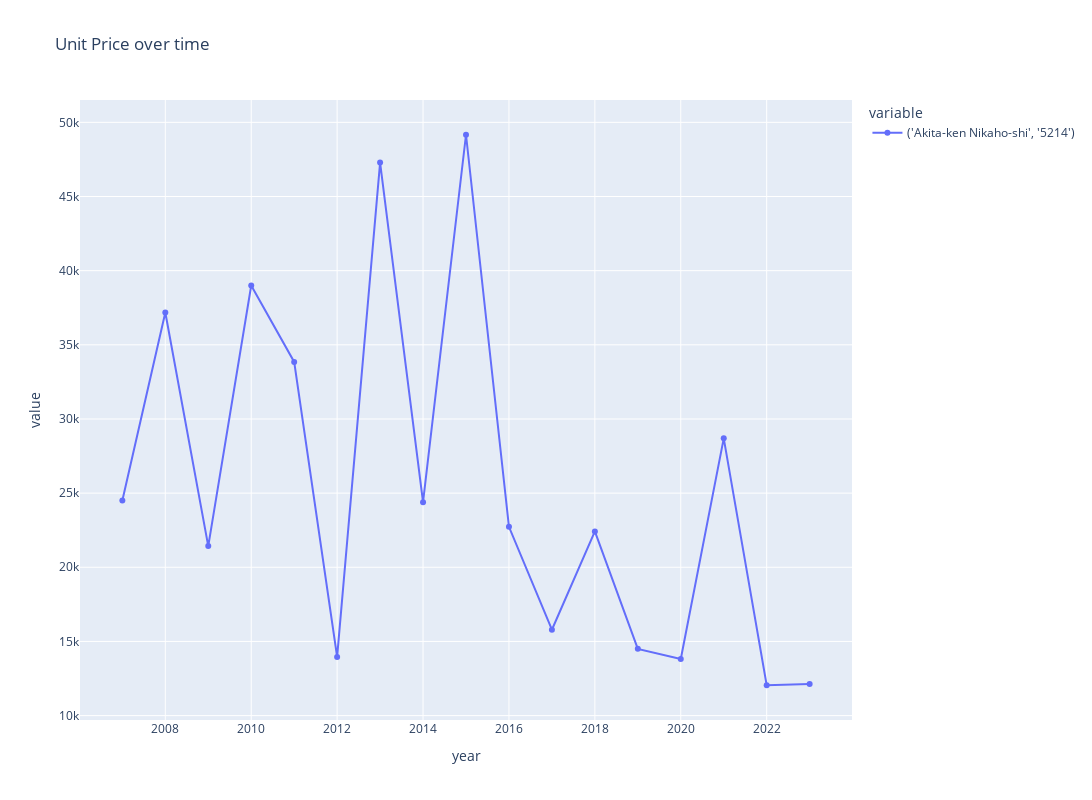

The notebook cell this image was saved under:
### Code cell
plot_time_series(
    area_df,
    metric,
    group_by_columns,
    granularity_columns,
    f"Unit Price over time",
    # visible="legendonly",
)

### Figure 1 — Plotly figure (JSON) as saved in the notebook; plotly's stock layout.template omitted (floating-point values rounded to 4 significant figures)
{"data": [{"hovertemplate": "variable=('Akita-ken Nikaho-shi', '5214')<br>year=%{x}<br>value=%{y}<extra></extra>", "legendgroup": "('Akita-ken Nikaho-shi', '5214')", "line": {"color": "#636efa", "dash": "solid"}, "marker": {"symbol": "circle"}, "mode": "lines+markers", "name": "('Akita-ken Nikaho-shi', '5214')", "orientation": "v", "showlegend": true, "type": "scatter", "x": [2007, 2008, 2009, 2010, 2011, 2012, 2013, 2014, 2015, 2016, 2017, 2018, 2019, 2020, 2021, 2022, 2023], "xaxis": "x", "y": [24500, 37180.0, 21430.0, 39000, 33850.0, 13950.0, 47290.0, 24390.0, 49160.0, 22730.0, 15790.0, 22420.0, 14500, 13820.0, 28700.0, 12050.0, 12130.0], "yaxis": "y"}], "layout": {"autosize": false, "height": 800, "hovermode": "closest", "legend": {"title": {"text": "variable"}, "tracegroupgap": 0}, "title": {"text": "Unit Price over time"}, "width": 1600, "xaxis": {"anchor": "y", "domain": [0, 1], "title": {"text": "year"}}, "yaxis": {"anchor": "x", "domain": [0, 1], "title": {"text": "value"}}}}
